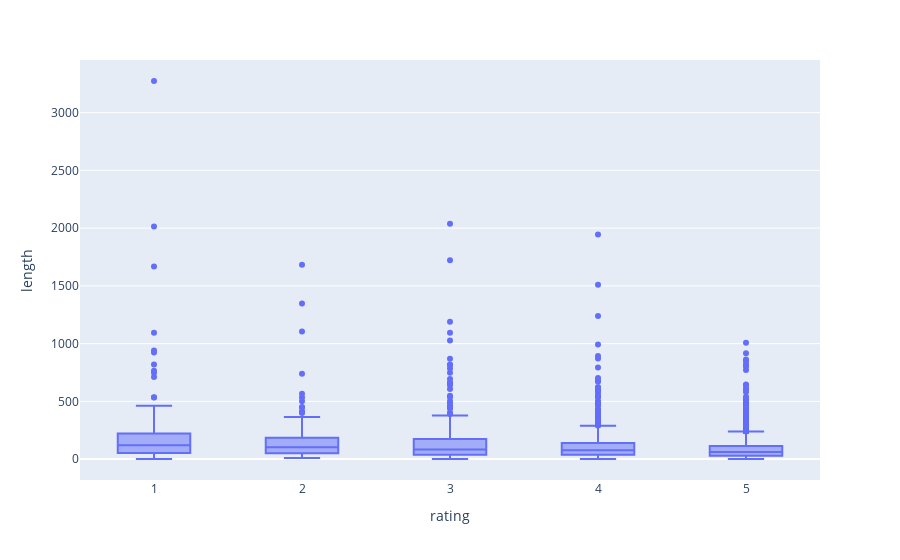

The notebook cell this image was saved under:
### Code cell
# The longest reviews have a rating of 1. Shortest reviews genrally have a rating of 5. 

px.box(df, x = "rating", y = "length")

### Figure 1 — Plotly figure (JSON) as saved in the notebook; plotly's stock layout.template omitted (floating-point values rounded to 4 significant figures; data arrays with more than 128 entries replaced by an {"elided": "..."} marker saying what was removed)
{"data": [{"alignmentgroup": "True", "hovertemplate": "rating=%{x}<br>length=%{y}<extra></extra>", "legendgroup": "", "marker": {"color": "#636efa"}, "name": "", "notched": false, "offsetgroup": "", "orientation": "v", "showlegend": false, "type": "box", "x": {"elided": "8135 int values"}, "x0": " ", "xaxis": "x", "y": {"elided": "8135 int values"}, "y0": " ", "yaxis": "y"}], "layout": {"boxmode": "group", "legend": {"tracegroupgap": 0}, "margin": {"t": 60}, "xaxis": {"anchor": "y", "domain": [0, 1], "title": {"text": "rating"}}, "yaxis": {"anchor": "x", "domain": [0, 1], "title": {"text": "length"}}}}
